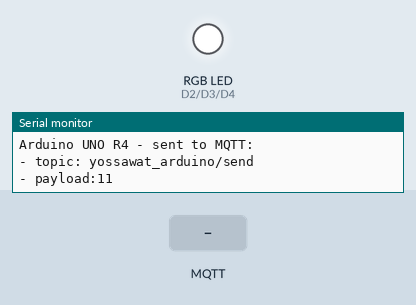
Recording of a sketch running on a simulated Arduino Uno R4 WiFi. On the bench: an RGB LED mixed from three pins (HIGH = lit), the last lines printed to the serial monitor. The inputs (shaded band) are chosen by the test bench. WiFi joins after 1.5 s; servers stay silent unless stated; no MQTT or app messages arrive unless stated.

Above: at 12.7 s.
12.8 s: MQTT message "r-on" arrives on the first subscribed topic
At 13.6 s:
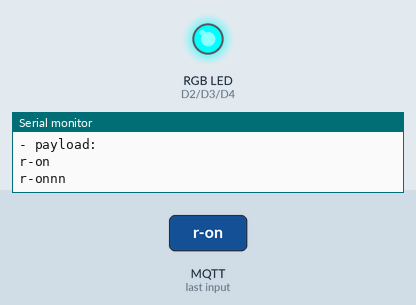
14.3 s: MQTT message "g-on" arrives on the first subscribed topic
At 14.8 s:
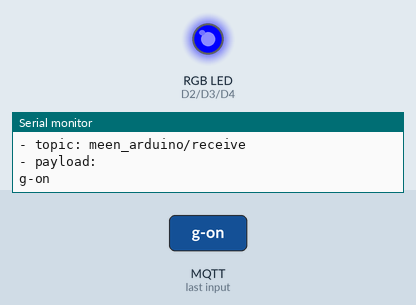
15.8 s: MQTT message "r-off" arrives on the first subscribed topic
At 17.0 s:
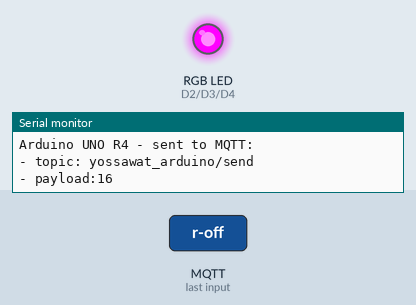
17.3 s: MQTT message "b-on" arrives on the first subscribed topic
At 18.3 s:
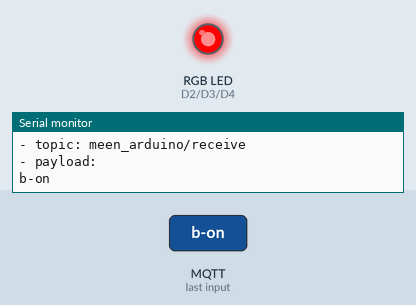
18.8 s: MQTT message "g-off" arrives on the first subscribed topic
At 19.4 s:
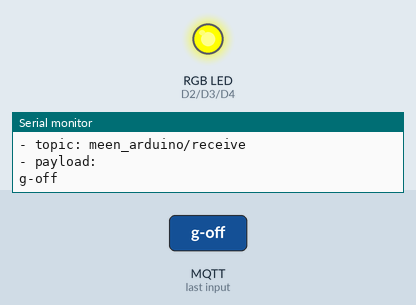
20.3 s: MQTT message "r-on" arrives on the second subscribed topic
At 20.6 s:
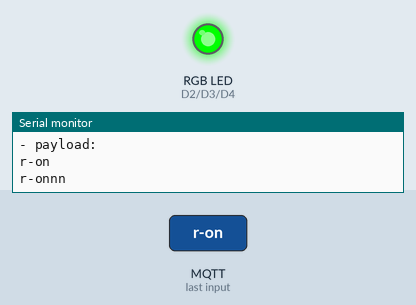
Timing chart, 0 to 22.8 s (numbered marks = the images above; inputs shaded):
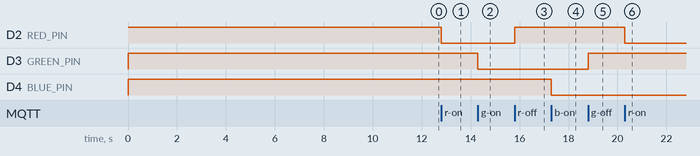

Measured:
- after the input at 12.8 s, D2 (RED_PIN): HIGH → LOW at once
- after the input at 14.3 s, D3 (GREEN_PIN): HIGH → LOW at once
- after the input at 15.8 s, D2 (RED_PIN): LOW → HIGH at once
- after the input at 17.3 s, D4 (BLUE_PIN): HIGH → LOW at once
- after the input at 18.8 s, D3 (GREEN_PIN): LOW → HIGH at once
- after the input at 20.3 s, D2 (RED_PIN): HIGH → LOW at once

The sketch:

L09_RGB_LED_MQTT.ino
```cpp
#include <WiFiS3.h>
#include <MQTTClient.h>

int RED_PIN = 2;
int GREEN_PIN = 3;
int BLUE_PIN = 4;

const char WIFI_SSID[] = "WIFI_SSID";
const char WIFI_PASSWORD[] = "WIFI_PASSWORD";

const char MQTT_BROKER_ADRRESS[] = "mqtt-dashboard.com";
const int MQTT_PORT = 1883;

const char MQTT_CLIENT_ID[] = "yossawat_arduino";
const char MQTT_USERNAME[] = "";
const char MQTT_PASSWORD[] = "";

const char PUBLISH_TOPIC[] = "yossawat_arduino/send";
const char SUBSCRIBE_TOPIC[] = "meen_arduino/receive";
const char TEMP_TOPIC[] = "yossawat_arduino/temperature";
const char LED_TOPIC[] = "yossawat_arduino/led";

const int PUBLISH_INTERVAL = 5000;

WiFiClient network;
MQTTClient mqtt = MQTTClient(256);

unsigned long lastPublishTime = 0;

void setup() {
  Serial.begin(9600);

  pinMode(RED_PIN, OUTPUT);
  pinMode(GREEN_PIN, OUTPUT);
  pinMode(BLUE_PIN, OUTPUT);

  digitalWrite(RED_PIN, !LOW);
  digitalWrite(GREEN_PIN, !LOW);
  digitalWrite(BLUE_PIN, !LOW);

  int status = WL_IDLE_STATUS;

  while (status != WL_CONNECTED) {
    Serial.print("Arduino UNO R4 - Attempting to connect to SSID: ");
    Serial.println(WIFI_SSID);

    status = WiFi.begin(WIFI_SSID, WIFI_PASSWORD);

    delay(10000);
  }

  Serial.print("IP Address: ");
  Serial.println(WiFi.localIP());

  connectToMQTT();
}

void loop() {
  mqtt.loop();

  if (millis() - lastPublishTime > PUBLISH_INTERVAL) {
    sendToMQTT();
    lastPublishTime = millis();
  }
}

void connectToMQTT() {
  mqtt.begin(MQTT_BROKER_ADRRESS, MQTT_PORT, network);

  mqtt.onMessage(messageReceived);

  Serial.print("Arduino UNO R4 - Connecting to MQTT broker");

  while (!mqtt.connect(MQTT_CLIENT_ID, MQTT_USERNAME, MQTT_PASSWORD)) {
    Serial.print(".");
    delay(100);
  }

  Serial.println();

  if (!mqtt.connected()) {
    Serial.println("Arduino UNO R4 - MQTT broker Timeout!");
    return;
  }

  subscribeTopic(SUBSCRIBE_TOPIC);
  subscribeTopic(LED_TOPIC);
  subscribeTopic(TEMP_TOPIC);

  Serial.println("Arduino UNO R4 - MQTT broker Connected!");
}

void subscribeTopic(const char *topic) {
  if (mqtt.subscribe(topic)) {
    Serial.print("Arduino UNO R4 - Subscribed to the topic: ");
  } else {
    Serial.print("Arduino UNO R4 - Failed to subscribe to the topic: ");
  }

  Serial.println(topic);
}

void sendToMQTT() {
  int val = millis() / 1000;
  // int val = analogRead(A0);

  String val_str = String(val);

  char messageBuffer[10];
  val_str.toCharArray(messageBuffer, 10);

  mqtt.publish(PUBLISH_TOPIC, messageBuffer);

  Serial.println("Arduino UNO R4 - sent to MQTT:");
  Serial.print("- topic: ");
  Serial.println(PUBLISH_TOPIC);
  Serial.print("- payload:");
  Serial.println(messageBuffer);
}

void messageReceived(String &topic, String &payload) {
  Serial.println("Arduino UNO R4 - received from MQTT:");
  Serial.println("- topic: " + topic);
  Serial.println("- payload:");
  Serial.println(payload);

  payload.trim();

  if (payload == "r-on") {
    digitalWrite(RED_PIN, !HIGH);
    Serial.println("r-onnn");
  } else if (payload == "r-off") {
    digitalWrite(RED_PIN, !LOW);
  } else if (payload == "g-on") {
    digitalWrite(GREEN_PIN, !HIGH);
  } else if (payload == "g-off") {
    digitalWrite(GREEN_PIN, !LOW);
  } else if (payload == "b-on") {
    digitalWrite(BLUE_PIN, !HIGH);
  } else if (payload == "b-off") {
    digitalWrite(BLUE_PIN, !LOW);
  }
}
```
